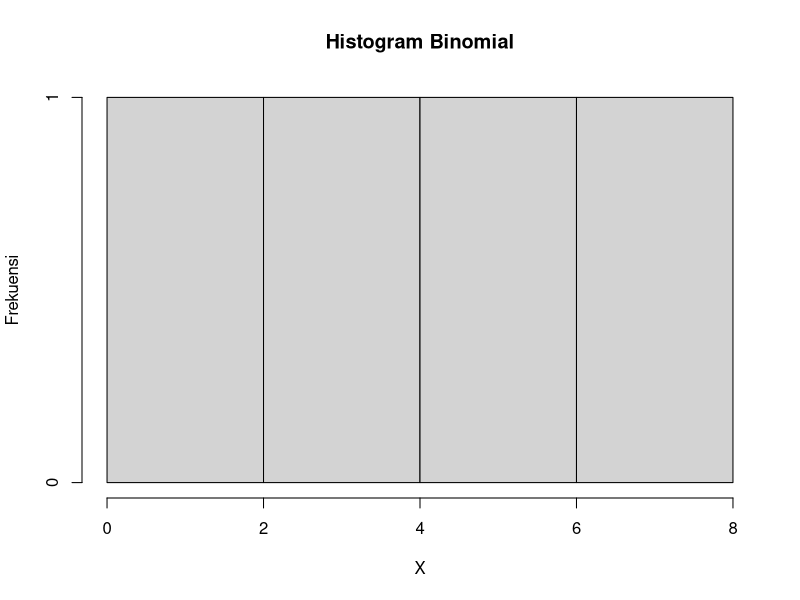

Write the R code that produced this figure.
n = 20
p = 0.2

# A
x = 4
probabilitas = dbinom(x, n, prob = p, log = FALSE)
probabilitas

# B
hist(rbinom(x, n, prob = p), xlab = "X", ylab = "Frekuensi", main = "Histogram Binomial")

# C
ratarata = n * (prob = p)
varians = n * (prob = p) * (1 - (prob = p))
ratarata
varians 